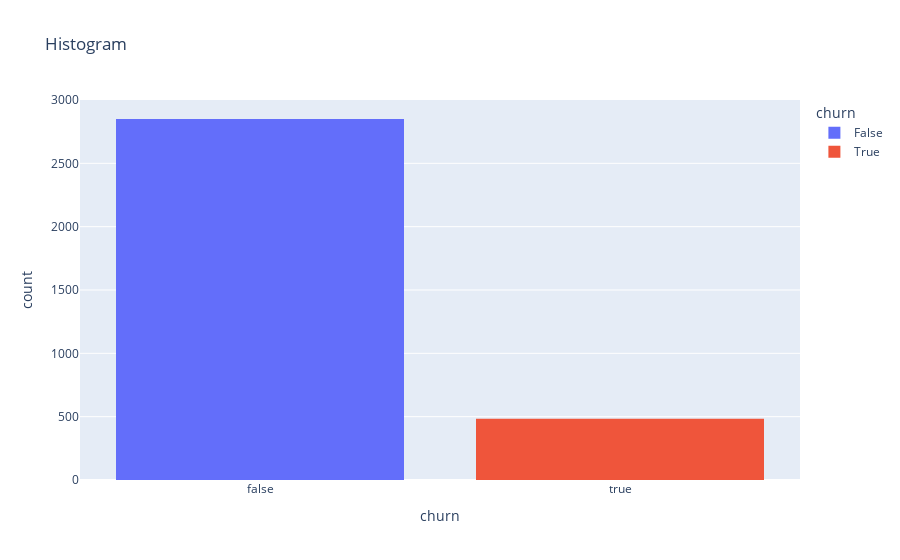

Notebook code for this chart:
### Code cell
fig= px.histogram(df, x='churn', color='churn', nbins=10, title='Histogram')

fig.show()

### Figure 1 — Plotly figure (JSON) as saved in the notebook; plotly's stock layout.template omitted (floating-point values rounded to 4 significant figures; data arrays with more than 128 entries replaced by an {"elided": "..."} marker saying what was removed)
{"data": [{"alignmentgroup": "True", "bingroup": "x", "hovertemplate": "churn=%{x}<br>count=%{y}<extra></extra>", "legendgroup": "False", "marker": {"color": "#636efa"}, "name": "False", "nbinsx": 10, "offsetgroup": "False", "orientation": "v", "showlegend": true, "type": "histogram", "x": {"elided": "2850 bool values"}, "xaxis": "x", "yaxis": "y"}, {"alignmentgroup": "True", "bingroup": "x", "hovertemplate": "churn=%{x}<br>count=%{y}<extra></extra>", "legendgroup": "True", "marker": {"color": "#EF553B"}, "name": "True", "nbinsx": 10, "offsetgroup": "True", "orientation": "v", "showlegend": true, "type": "histogram", "x": {"elided": "483 bool values"}, "xaxis": "x", "yaxis": "y"}], "layout": {"barmode": "relative", "legend": {"title": {"text": "churn"}, "tracegroupgap": 0}, "title": {"text": "Histogram"}, "xaxis": {"anchor": "y", "categoryarray": [false, true], "categoryorder": "array", "domain": [0, 1], "title": {"text": "churn"}}, "yaxis": {"anchor": "x", "domain": [0, 1], "title": {"text": "count"}}}}
